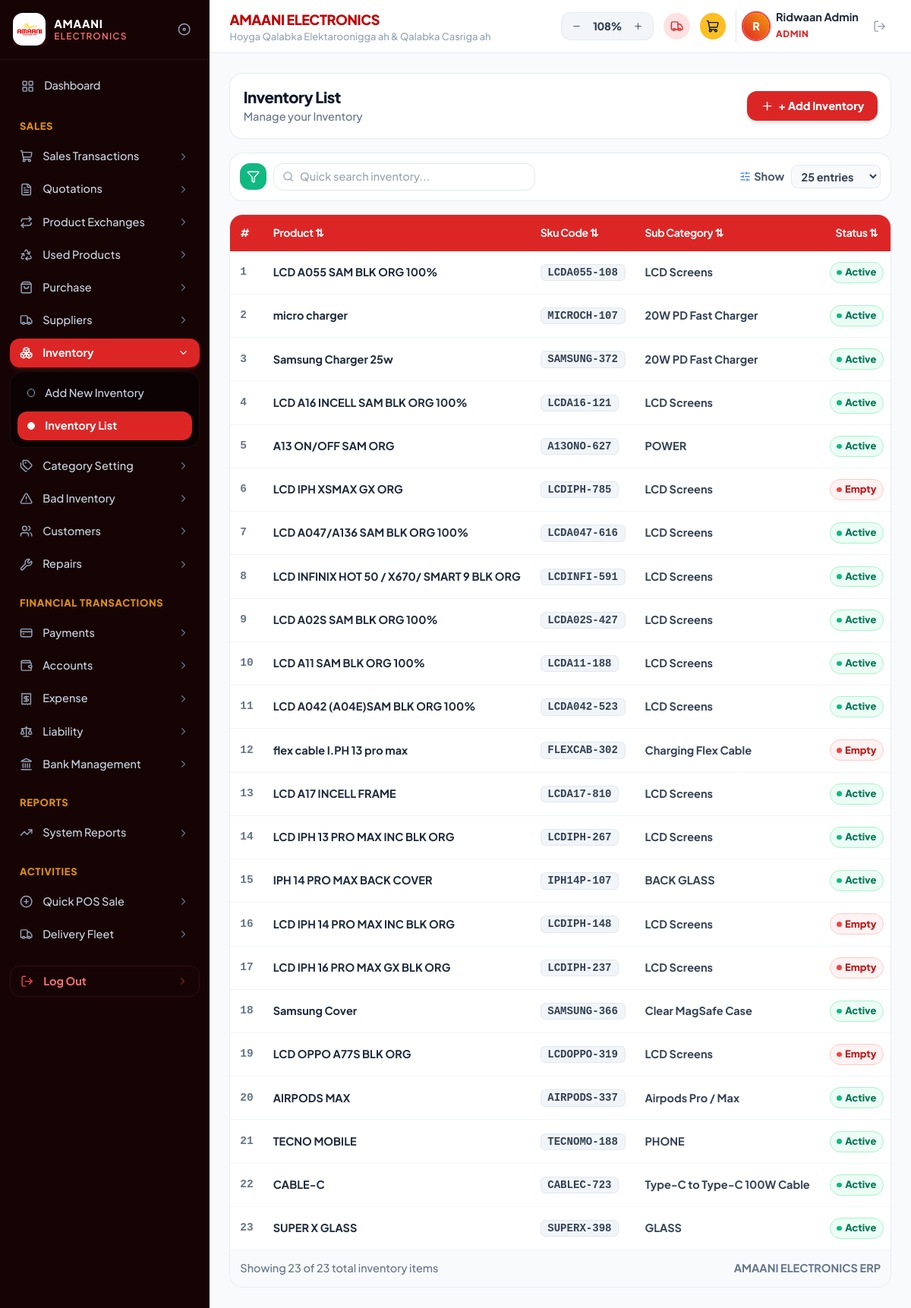
The app's page /inventory.php (signed in) with its own data.
### tables this page shows
CREATE TABLE `products` (
  `id` int(11) NOT NULL AUTO_INCREMENT,
  `code` varchar(50) DEFAULT NULL,
  `name` varchar(255) DEFAULT NULL,
  `category` varchar(100) DEFAULT NULL,
  `subcategory` varchar(150) DEFAULT '',
  `type` varchar(50) DEFAULT 'Brand New',
  `ram` varchar(50) DEFAULT '',
  `storage` varchar(50) DEFAULT '',
  `retail_price` decimal(10,2) DEFAULT 0.00,
  `wholesale_price` decimal(10,2) DEFAULT 0.00,
  `stock_qty` int(11) DEFAULT 15,
  `min_threshold` int(11) DEFAULT 5,
  `image_icon` varchar(50) DEFAULT '?',
  `unit` varchar(50) DEFAULT 'Pcs',
  `last_price` decimal(10,2) DEFAULT 0.00,
  `prev_price` decimal(10,2) DEFAULT 0.00,
  `prev_wholesale` decimal(10,2) DEFAULT 0.00,
  `supplier` varchar(150) DEFAULT '',
  `created_user` varchar(100) DEFAULT 'Admin',
  `created_at` date DEFAULT curdate(),
  `barcode` varchar(100) DEFAULT '',
  `notes` text DEFAULT NULL,
  PRIMARY KEY (`id`),
  UNIQUE KEY `code` (`code`)
);

### inventory.php (the view, shortened to what this page needs)
<?php
require_once __DIR__ . '/includes/header.php';
require_once __DIR__ . '/includes/sidebar.php';
$search = trim($_GET['q'] ?? '');
$limit = intval($_GET['limit'] ?? 25);
$sql = "SELECT * FROM products WHERE 1=1";
$sql .= " ORDER BY id DESC LIMIT $limit";
$products = $pdo->query($sql)->fetchAll();
$totalCount = $pdo->query("SELECT COUNT(*) FROM products")->fetchColumn();
?>
<main class="space-y-4 animate-fade-in">
    <div class="flex flex-col sm:flex-row sm:items-center justify-between gap-3 bg-white p-4 rounded-2xl border border-slate-200/80 shadow-xs">
        <div>
            <h1 class="text-lg font-black text-slate-900 tracking-tight">Inventory List</h1>
            <p class="text-xs text-slate-500 font-medium">Manage your Inventory</p>
        </div>
        <a href="add_inventory.php" class="inline-flex items-center gap-1.5 px-4 py-2 rounded-xl bg-red-600 hover:bg-red-700 text-white font-black text-xs shadow-md transition-all active:scale-95 cursor-pointer">
            <i data-lucide="plus" class="w-4 h-4"></i>
            <span>+ Add Inventory</span>
        </a>
    </div>
    <div class="bg-white rounded-2xl border border-slate-200/80 p-3 shadow-xs flex flex-col sm:flex-row items-center justify-between gap-3">
        <form method="GET" class="flex items-center gap-2 w-full sm:w-auto">
            <div class="w-8 h-8 rounded-xl bg-emerald-500 text-white flex items-center justify-center shrink-0 shadow-xs">
                <i data-lucide="filter" class="w-4 h-4"></i>
            </div>
            <div class="relative w-full sm:w-80">
                <i data-lucide="search" class="w-3.5 h-3.5 absolute left-3 top-2.5 text-slate-400"></i>
                <input type="text" name="q" value="<?= htmlspecialchars($search) ?>" placeholder="Quick search inventory..." class="w-full pl-8 pr-3 py-1.5 rounded-xl border border-slate-200 text-xs font-medium focus:border-red-600 outline-none">
            </div>
        </form>
        <form method="GET" class="flex items-center gap-2 text-xs text-slate-600 self-end sm:self-auto">
            <span class="font-bold flex items-center gap-1">
                <i data-lucide="sliders-horizontal" class="w-3.5 h-3.5 text-blue-500"></i> Show
            </span>
            <select name="limit" onchange="this.form.submit()" class="bg-slate-50 border border-slate-200 rounded-lg px-2 py-1 text-xs font-bold text-slate-700 outline-none cursor-pointer">
                <option value="25" <?= $limit == 25 ? 'selected' : '' ?>>25 entries</option>
            </select>
        </form>
    </div>
    <div class="bg-white rounded-2xl border border-slate-200/80 shadow-xs overflow-hidden">
        <div class="overflow-x-auto">
            <table class="w-full text-left text-xs whitespace-nowrap">
                <thead class="bg-red-600 text-white font-extrabold text-[11px] tracking-tight">
                    <tr>
                        <th class="py-3 px-3">#</th>
                        <th class="py-3 px-3">Product ⇅</th>
                        <th class="py-3 px-3">Sku Code ⇅</th>
                        <th class="py-3 px-3">Sub Category ⇅</th>
                        <th class="py-3 px-3 text-center">Status ⇅</th>
                    </tr>
                </thead>
                <tbody class="divide-y divide-slate-100">
                    <?php if (empty($products)): ?>
                    <tr>
                        <td colspan="14" class="py-12 text-center text-slate-400 font-medium">
                            <i data-lucide="package" class="w-8 h-8 mx-auto text-slate-300 mb-2"></i>
                            <p>No inventory records found matching your search.</p>
                        </td>
                    </tr>
                    <?php else: ?>
                    <?php foreach ($products as $idx => $p):
                        $qty = floatval($p['stock_qty']);
                        $isActive = $qty > 0;
                        $serialCode = !empty($p['code']) ? $p['code'] : 'SKU-' . $p['id'];
                        $subCategoryVal = !empty($p['subcategory']) ? $p['subcategory'] : (!empty($p['type']) ? $p['type'] : 'General');
                    ?>
                    <tr class="hover:bg-slate-50 transition-colors">
                        <td class="py-2.5 px-3 font-mono font-bold text-slate-500"><?= $idx + 1 ?></td>
                        <td class="py-2.5 px-3 font-bold text-slate-800"><?= htmlspecialchars($p['name']) ?></td>
                        <td class="py-2.5 px-3">
                            <span class="px-2 py-0.5 rounded-md bg-slate-100 text-slate-700 font-mono text-[11px] font-semibold border border-slate-200">
                                <?= htmlspecialchars($serialCode) ?>
                            </span>
                        </td>
                        <td class="py-2.5 px-3 text-slate-700 font-bold"><?= htmlspecialchars($subCategoryVal) ?></td>
                        <td class="py-2.5 px-3 text-center">
                            <?php if ($isActive): ?>
                                <span class="inline-flex items-center gap-1 px-2 py-0.5 rounded-full text-[10px] font-extrabold bg-emerald-50 text-emerald-700 border border-emerald-200">
                                    <span class="w-1.5 h-1.5 rounded-full bg-emerald-500"></span> Active
                                </span>
                            <?php else: ?>
                                <span class="inline-flex items-center gap-1 px-2 py-0.5 rounded-full text-[10px] font-extrabold bg-red-50 text-red-700 border border-red-200">
                                    <span class="w-1.5 h-1.5 rounded-full bg-red-500"></span> Empty
                                </span>
                            <?php endif; ?>
                        </td>
                    </tr>
                    <?php endforeach; ?>
                    <?php endif; ?>
                </tbody>
            </table>
        </div>
        <div class="p-3 bg-slate-50 border-t border-slate-100 flex items-center justify-between text-xs text-slate-500 font-medium">
            <span>Showing <?= count($products) ?> of <?= $totalCount ?> total inventory items</span>
            <span class="font-bold">AMAANI ELECTRONICS ERP</span>
        </div>
    </div>
</main>
<?php require_once __DIR__ . '/includes/footer.php'; ?>

### includes/header.php (style rules this page uses)
html { font-size: 16px; zoom: 1.08; }
body { font-family: 'Plus Jakarta Sans', sans-serif; font-size: 0.95rem; -webkit-font-smoothing: antialiased; }
.font-mono { font-family: 'JetBrains Mono', monospace; }
.text-\[10px\] { font-size: 12px !important; }
.text-\[11px\] { font-size: 13px !important; }

### records on screen
products: name "LCD A055 SAM BLK ORG 100%", code "LCDA055-108", subcategory "LCD Screens", stock_qty "Active"
products: name "micro charger", code "MICROCH-107", subcategory "20W PD Fast Charger", stock_qty "Active"
products: name "Samsung Charger 25w", code "SAMSUNG-372", subcategory "20W PD Fast Charger", stock_qty "Active"
products: name "LCD A16 INCELL SAM BLK ORG 100%", code "LCDA16-121", subcategory "LCD Screens", stock_qty "Active"
products: name "A13 ON/OFF SAM ORG", code "A13ONO-627", subcategory "POWER", stock_qty "Active"
products: name "LCD IPH XSMAX GX ORG", code "LCDIPH-785", subcategory "LCD Screens", stock_qty 0 (drawn)
products: name "LCD A047/A136 SAM BLK ORG 100%", code "LCDA047-616", subcategory "LCD Screens", stock_qty "Active"
products: name "LCD INFINIX HOT 50 / X670/ SMART 9 BLK ORG", code "LCDINFI-591", subcategory "LCD Screens", stock_qty "Active"
products: name "LCD A02S SAM BLK ORG 100%", code "LCDA02S-427", subcategory "LCD Screens", stock_qty "Active"
products: name "LCD A11 SAM BLK ORG 100%", code "LCDA11-188", subcategory "LCD Screens", stock_qty "Active"
products: name "LCD A042 (A04E)SAM BLK ORG 100%", code "LCDA042-523", subcategory "LCD Screens", stock_qty "Active"
products: name "flex cable I.PH 13 pro max", code "FLEXCAB-302", subcategory "Charging Flex Cable", stock_qty 0 (drawn)
products: name "LCD A17 INCELL FRAME", code "LCDA17-810", subcategory "LCD Screens", stock_qty "Active"
products: name "LCD IPH 13 PRO MAX INC BLK ORG", code "LCDIPH-267", subcategory "LCD Screens", stock_qty "Active"
products: name "IPH 14 PRO MAX BACK COVER", code "IPH14P-107", subcategory "BACK GLASS", stock_qty "Active"
products: name "LCD IPH 14 PRO MAX INC BLK ORG", code "LCDIPH-148", subcategory "LCD Screens", stock_qty 0 (drawn)
products: name "LCD IPH 16 PRO MAX GX BLK ORG", code "LCDIPH-237", subcategory "LCD Screens", stock_qty 0 (drawn)
products: name "Samsung Cover", code "SAMSUNG-366", subcategory "Clear MagSafe Case", stock_qty "Active"
products: name "LCD OPPO A77S BLK ORG", code "LCDOPPO-319", subcategory "LCD Screens", stock_qty 0 (drawn)
products: name "AIRPODS MAX", code "AIRPODS-337", subcategory "Airpods Pro / Max", stock_qty "Active"
products: name "TECNO MOBILE", code "TECNOMO-188", subcategory "PHONE", stock_qty "Active"
products: name "CABLE-C", code "CABLEC-723", subcategory "Type-C to Type-C 100W Cable", stock_qty "Active"
products: name "SUPER X GLASS", code "SUPERX-398", subcategory "GLASS", stock_qty "Active"

### other values on screen
$userInitial "R"
$userName "Ridwaan Admin"
$userRole "ADMIN"
count($products) "23"
$totalCount "23"
